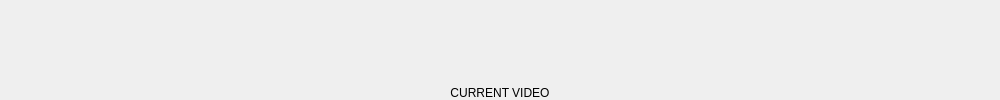
<?xml version="1.0" encoding="UTF-8"?>
<ui version="4.0">
 <class>VideoTimeWidget</class>
 <widget class="QWidget" name="VideoTimeWidget">
  <property name="geometry">
   <rect>
    <x>0</x>
    <y>0</y>
    <width>1000</width>
    <height>100</height>
   </rect>
  </property>
  <layout class="QVBoxLayout">
   <property name="spacing">
    <number>0</number>
   </property>
   <property name="leftMargin">
    <number>0</number>
   </property>
   <property name="topMargin">
    <number>0</number>
   </property>
   <property name="rightMargin">
    <number>0</number>
   </property>
   <property name="bottomMargin">
    <number>0</number>
   </property>
   <item>
    <widget class="QLabel" name="label">
     <property name="text">
      <string>CURRENT VIDEO</string>
     </property>
     <property name="alignment">
      <set>Qt::AlignBottom|Qt::AlignHCenter</set>
     </property>
    </widget>
   </item>
  </layout>
 </widget>
 <resources/>
 <connections/>
</ui>
